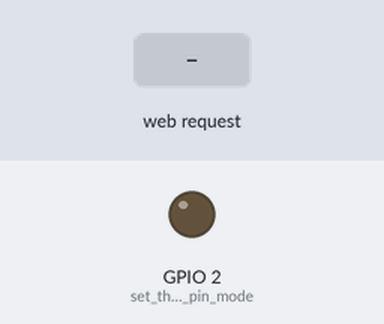
Bench run of a sketch on a simulated ESP32. Parts: output pins drawn as LEDs (lit = HIGH). The inputs (shaded band) are chosen by the test bench. WiFi joins after 1.5 s; servers stay silent unless stated; what the sketch prints to the serial monitor is not drawn.

Above: at 2.7 s.
2.8 s: HTTP request GET /H received
At 4.0 s:
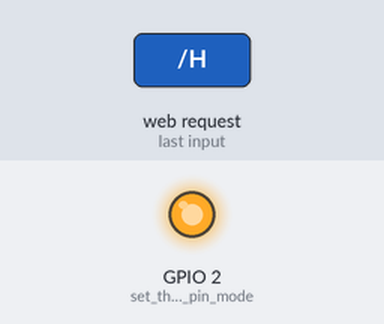
4.3 s: HTTP request GET /L received
At 5.2 s:
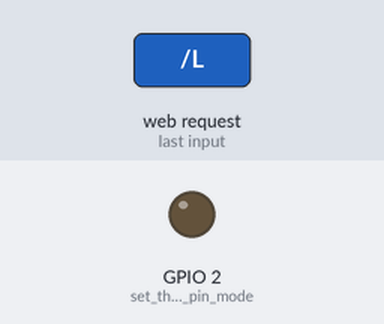
Timing chart, 0 to 7.3 s (numbered marks = the images above; inputs shaded):
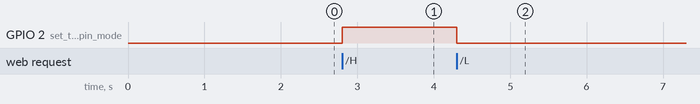

Measured:
- after the input at 2.8 s, GPIO 2 (set_the_LED_pin_mode): LOW → HIGH at once
- after the input at 4.3 s, GPIO 2 (set_the_LED_pin_mode): HIGH → LOW at once

The sketch:

SimpleWiFiServer.ino
```cpp
/*
 WiFi Web Server LED Blink

 A simple web server that lets you blink an LED via the web.
 This sketch will print the IP address of your WiFi Shield (once connected)
 to the Serial monitor. From there, you can open that address in a web browser
 to turn on and off the LED on pin 5.

 If the IP address of your shield is yourAddress:
 http://yourAddress/H turns the LED on
 http://yourAddress/L turns it off

 This example is written for a network using WPA2 encryption. For insecure
 WEP or WPA, change the Wifi.begin() call and use Wifi.setMinSecurity() accordingly.

 Circuit:
 * WiFi shield attached
 * LED attached to pin 5

 created for arduino 25 Nov 2012
 by Tom Igoe

ported for sparkfun esp32
31.01.2017 by Jan Hendrik Berlin

 */

#include <WiFi.h>

const char *ssid = "Lenovo";
const char *password = "Apple888";

NetworkServer server(80);

void setup() {
  Serial.begin(9600);
  pinMode(2, OUTPUT);  // set the LED pin mode

  delay(10);

  // We start by connecting to a WiFi network

  Serial.println();
  Serial.println();
  Serial.print("Connecting to ");
  Serial.println(ssid);

  WiFi.begin(ssid, password);

  while (WiFi.status() != WL_CONNECTED) {
    delay(500);
    Serial.print(".");
  }

  Serial.println("");
  Serial.println("WiFi connected.");
  Serial.println("IP address: ");
  Serial.println(WiFi.localIP());

  server.begin();
}

void loop() {
  NetworkClient client = server.accept();  // listen for incoming clients

  if (client) {                     // if you get a client,
    Serial.println("New Client.");  // print a message out the serial port
    String currentLine = "";        // make a String to hold incoming data from the client
    while (client.connected()) {    // loop while the client's connected
      if (client.available()) {     // if there's bytes to read from the client,
        char c = client.read();     // read a byte, then
        Serial.write(c);            // print it out the serial monitor
        if (c == '\n') {            // if the byte is a newline character

          // if the current line is blank, you got two newline characters in a row.
          // that's the end of the client HTTP request, so send a response:
          if (currentLine.length() == 0) {
            // HTTP headers always start with a response code (e.g. HTTP/1.1 200 OK)
            // and a content-type so the client knows what's coming, then a blank line:
            client.println("HTTP/1.1 200 OK");
            client.println("Content-type:text/html");
            client.println();

            client.println("<!DOCTYPE html>");
            client.println("<html>");
            client.println("<head>");
            client.println("<link rel=\"icon\" href=\"data:,\">");
            client.println("</head>");

            client.println("<body>");
            client.println("<h1>University</h1>");
            client.println("<p>cpe department</p>");
            client.println("</body>");

            // the content of the HTTP response follows the header:
            client.print("Click <a href=\"/H\">here</a> to turn the LED on pin 2 on.<br>");
            client.print("Click <a href=\"/L\">here</a> to turn the LED on pin 2 off.<br>");

            // The HTTP response ends with another blank line:
            client.println();
            client.println("</html>");
            // break out of the while loop:
            break;
          } else {  // if you got a newline, then clear currentLine:
            currentLine = "";
          }
        } else if (c != '\r') {  // if you got anything else but a carriage return character,
          currentLine += c;      // add it to the end of the currentLine
        }

        // Check to see if the client request was "GET /H" or "GET /L":
        if (currentLine.endsWith("GET /H")) {
          digitalWrite(2, HIGH);  // GET /H turns the LED on
        }
        if (currentLine.endsWith("GET /L")) {
          digitalWrite(2, LOW);  // GET /L turns the LED off
        }
      }
    }
    // close the connection:
    client.stop();
    Serial.println("Client Disconnected.");
  }
}
```
